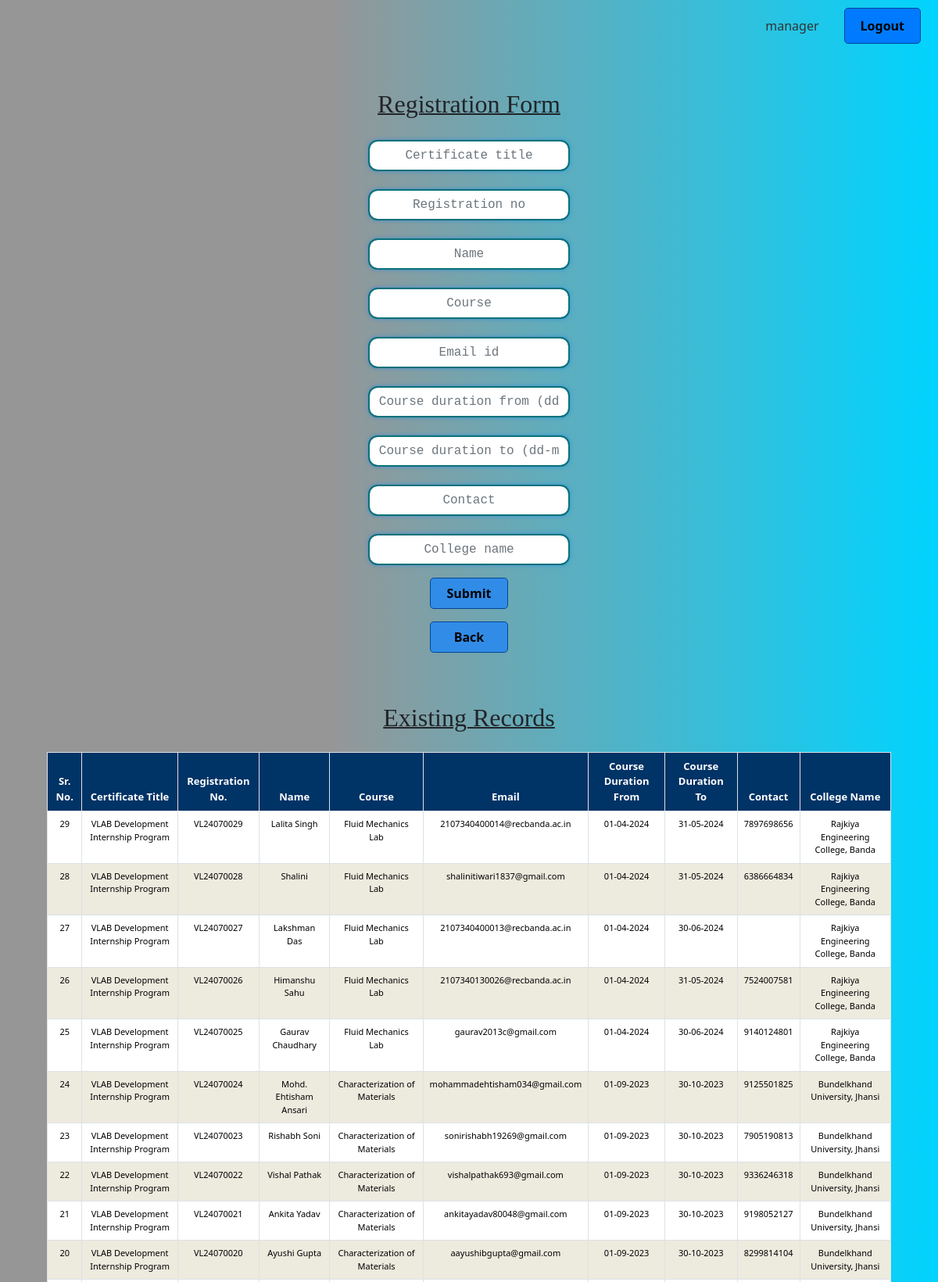
The app's page /certificate_code/login/index_registration.php (signed in, upper part) with its own data.
### tables this page shows
CREATE TABLE `certificate` (
  `sr_no` int(11) NOT NULL,
  `certificate_title` varchar(50) DEFAULT NULL,
  `registration_no` varchar(20) NOT NULL,
  `name` varchar(30) NOT NULL,
  `course` varchar(30) NOT NULL,
  `email` varchar(100) DEFAULT NULL,
  `contact_no` varchar(10) NOT NULL,
  `course_duration_from` varchar(10) NOT NULL,
  `course_duration_to` varchar(10) NOT NULL,
  `college_name` varchar(500) DEFAULT NULL
);

### certificate_code/login/index_registration.php (the view, shortened to what this page needs)
<?php
include('db_connection.php');
$sql = "SELECT
    sr_no,
    certificate_title,
    registration_no,
    name,
    course,
    email,
    DATE_FORMAT(STR_TO_DATE(course_duration_from, '%d-%m-%Y'), '%d-%m-%Y') AS course_duration_from,
    DATE_FORMAT(STR_TO_DATE(course_duration_to, '%d-%m-%Y'), '%d-%m-%Y') AS course_duration_to,
    contact_no,
    college_name
FROM certificate
ORDER BY
sr_no DESC";
$result = mysqli_query($con, $sql);
$certificates = mysqli_fetch_all($result, MYSQLI_ASSOC);
?>
<!DOCTYPE html>
<html lang="en">
<head>
    <link href="https://cdn.jsdelivr.net/npm/bootstrap@5.0.2/dist/css/bootstrap.min.css" rel="stylesheet"
 />
    <link rel="stylesheet" href="styles.css" />
</head>
<body>
    <div class="container-fluid">
    <div class="header-container">
        <div class="user-info"><?php echo  htmlspecialchars($_SESSION['username']); ?></div>
        <button type="submit" id="logout-btn" name="logout-btn">Logout</button>
    </div>
        <h4 class="text-center pt-5 pb-2">Registration Form</h4>
        <form class="mx-auto" action="registration.php" method="POST" onsubmit="return validateDates()">
            <div class="row justify-content-center pt-1">
                <div class="col-md-6 col-lg-4 mb-3">
                    <input type="text" class="form-control input-field" placeholder="Certificate title"
                        id="certificatetitle" name="certificatetitle" required />
                </div>
            </div>
            <div class="row justify-content-center">
                <div class="col-md-6 col-lg-4 mb-3">
                    <input type="text" class="form-control input-field" placeholder="Registration no"
                        id="registration_no" name="registration_no" required />
                </div>
            </div>
            <div class="row justify-content-center">
                <div class="col-md-6 col-lg-4 mb-3">
                    <input type="text" class="form-control input-field" placeholder="Name" id="name" name="name" required />
                </div>
            </div>
            <div class="row justify-content-center">
                <div class="col-md-6 col-lg-4 mb-3">
                    <input type="text" class="form-control input-field" placeholder="Course" id="course"
                        name="course" required />
                </div>
            </div>
            <div class="row justify-content-center">
                <div class="col-md-6 col-lg-4 mb-3">
                    <input type="email" class="form-control input-field" placeholder="Email id" id="email"
                        name="email" required />
                </div>
            </div>
            <div class="row justify-content-center">
                <div class="col-md-6 col-lg-4 mb-3">
                    <input type="text" class="form-control input-field" placeholder="Course duration from (dd-mm-yyyy)"
                        id="duration_from" name="duration_from" required />
                </div>
            </div>
            <div class="row justify-content-center">
                <div class="col-md-6 col-lg-4 mb-3">
                    <input type="text" class="form-control input-field" placeholder="Course duration to (dd-mm-yyyy)"
                        id="duration_to" name="duration_to" required />
                </div>
            </div>
            <div class="row justify-content-center">
                <div class="col-md-6 col-lg-4 mb-3">
                    <input type="text" class="form-control input-field" placeholder="Contact" id="contact"
                        name="contact" required />
                </div>
            </div>
            <div class="row justify-content-center">
                <div class="col-md-6 col-lg-4 mb-3">
                    <input type="text" class="form-control input-field" placeholder="College name" id="college_name"
                        name="college_name" required />
                </div>
            </div>
            <div class="row mx-auto text-center justify-content-center">
                <div class="col-md-6 col-lg-4 d-flex justify-content-center mb-3">
                    <button type="submit" class="btn-submit" name="register_submit">Submit</button>
                </div>
            </div>
            <div class="row mx-auto text-center justify-content-center">
                <div class="col-md-6 col-lg-4 d-flex justify-content-center mb-3">
                    <button type="reset" id="backButton" class="btn-submit" name="register_submit">Back</button>
                </div>
            </div>
        </form>
    </div>
    <h4 class="text-center pt-5 pb-3">Existing Records</h4>
        <div class="table-container">
            <table class="table table-bordered">
                <thead>
                    <tr>
                        <th>Sr. No.</th>
                        <th>Certificate Title</th>
                        <th>Registration No.</th>
                        <th>Name</th>
                        <th>Course</th>
                        <th>Email</th>
                        <th>Course Duration From</th>
                        <th>Course Duration To</th>
                        <th>Contact</th>
                        <th>College Name</th>
                    </tr>
                </thead>
                <tbody>
                    <?php foreach ($certificates as $cert): ?>
                    <tr>
                        <td><?php echo htmlspecialchars($cert['sr_no']); ?></td>
                        <td><?php echo htmlspecialchars($cert['certificate_title']); ?></td>
                        <td><?php echo htmlspecialchars($cert['registration_no']); ?></td>
                        <td><?php echo htmlspecialchars($cert['name']); ?></td>
                        <td><?php echo htmlspecialchars($cert['course']); ?></td>
                        <td><?php echo htmlspecialchars($cert['email']); ?></td>
                        <td><?php echo htmlspecialchars($cert['course_duration_from']); ?></td>
                        <td><?php echo htmlspecialchars($cert['course_duration_to']); ?></td>
                        <td><?php echo htmlspecialchars($cert['contact_no']); ?></td>
                        <td><?php echo htmlspecialchars($cert['college_name']); ?></td>
                    </tr>
                    <?php endforeach; ?>
                </tbody>
            </table>
        </div>
</body>
</html>

### certificate_code/login/styles.css (style rules this page uses)
body { margin: 0; padding: 0; min-height: 100vh; background: rgb(2,0,36); background: linear-gradient(90deg, rgba(150,150,150,1) 0%, rgba(150,150,150,1) 35%, rgba(0,212,255,1) 100%); background-size: cover; background-attachment: fixed; background-repeat: no-repeat; background-position: center; position: relative; }
h4 { font-size: 2rem; text-align: center; font-family: Georgia; text-decoration: underline; text-decoration-thickness: 2px; }
form { width: 70%; background-color:none; border-radius: 15px; line-height: 0.2; }
.input-field { text-align: center; border: 2px solid #097179; box-shadow: 0 0 5px rgba(0, 123, 255, 0.5); border-radius: 12px; font-size: 1rem; font-family: Courier; }
.btn-submit { border-radius: 0.3rem; width: 100px; height: 40px; color: black; background-color: #318CE7; font-weight: 600; border: 1px solid #034694; }
.row.text-center { display: flex; justify-content: center; }
.btn-submit, .backbutton { margin: 0 10px; }
.table-container { max-width: 90%; margin: 0 auto; }
.table { background-color:#87CEFA; color: black; }
.table th { background-color: #003366; color: #fff; }
.table tbody tr:first-child { background-color: #f8f9fa; }
.table tbody tr:nth-child(even) { background-color:#EDEADE; }
.table tbody tr:nth-child(odd) { background-color: #ffffff; }
.table-container th { text-align: center; font-size: small; }
.table-container td { text-align: center; font-size: 11px; }
.header-container { display: flex; justify-content: flex-end; align-items: center; padding: 10px; position: relative; max-width: 1400px; margin: 0 auto; }
#logout-btn { padding: 10px 20px; background-color: #007bff; color: white; border: none; border-radius: 5px; cursor: pointer; border: 1px solid #034694; color: black; font-weight: 600; }
.user-info { font-size: 16px; color: #333; margin-right: 20px; padding: 8px 12px; display: flex; align-items: center; }

### records on screen
certificate: sr_no "29", certificate_title "VLAB Development Internship Program", registration_no "VL24070029", name "Lalita Singh", course "Fluid Mechanics Lab", email "2107340400014@recbanda.ac.in", course_duration_from "01-04-2024", course_duration_to "31-05-2024", contact_no "7897698656", college_name "Rajkiya Engineering College, Banda"
certificate: sr_no "28", certificate_title "VLAB Development Internship Program", registration_no "VL24070028", name "Shalini", course "Fluid Mechanics Lab", email "shalinitiwari1837@gmail.com", course_duration_from "01-04-2024", course_duration_to "31-05-2024", contact_no "6386664834", college_name "Rajkiya Engineering College, Banda"
certificate: sr_no "27", certificate_title "VLAB Development Internship Program", registration_no "VL24070027", name "Lakshman Das", course "Fluid Mechanics Lab", email "2107340400013@recbanda.ac.in", course_duration_from "01-04-2024", course_duration_to "30-06-2024", college_name "Rajkiya Engineering College, Banda"
certificate: sr_no "26", certificate_title "VLAB Development Internship Program", registration_no "VL24070026", name "Himanshu Sahu", course "Fluid Mechanics Lab", email "2107340130026@recbanda.ac.in", course_duration_from "01-04-2024", course_duration_to "31-05-2024", contact_no "7524007581", college_name "Rajkiya Engineering College, Banda"
certificate: sr_no "25", certificate_title "VLAB Development Internship Program", registration_no "VL24070025", name "Gaurav Chaudhary", course "Fluid Mechanics Lab", email "gaurav2013c@gmail.com", course_duration_from "01-04-2024", course_duration_to "30-06-2024", contact_no "9140124801", college_name "Rajkiya Engineering College, Banda"
certificate: sr_no "24", certificate_title "VLAB Development Internship Program", registration_no "VL24070024", name "Mohd. Ehtisham Ansari", course "Characterization of Materials", email "mohammadehtisham034@gmail.com", course_duration_from "01-09-2023", course_duration_to "30-10-2023", contact_no "9125501825", college_name "Bundelkhand University, Jhansi"
certificate: sr_no "23", certificate_title "VLAB Development Internship Program", registration_no "VL24070023", name "Rishabh Soni", course "Characterization of Materials", email "sonirishabh19269@gmail.com", course_duration_from "01-09-2023", course_duration_to "30-10-2023", contact_no "7905190813", college_name "Bundelkhand University, Jhansi"
certificate: sr_no "22", certificate_title "VLAB Development Internship Program", registration_no "VL24070022", name "Vishal Pathak", course "Characterization of Materials", email "vishalpathak693@gmail.com", course_duration_from "01-09-2023", course_duration_to "30-10-2023", contact_no "9336246318", college_name "Bundelkhand University, Jhansi"
certificate: sr_no "21", certificate_title "VLAB Development Internship Program", registration_no "VL24070021", name "Ankita Yadav", course "Characterization of Materials", email "ankitayadav80048@gmail.com", course_duration_from "01-09-2023", course_duration_to "30-10-2023", contact_no "9198052127", college_name "Bundelkhand University, Jhansi"
certificate: sr_no "20", certificate_title "VLAB Development Internship Program", registration_no "VL24070020", name "Ayushi Gupta", course "Characterization of Materials", email "aayushibgupta@gmail.com", course_duration_from "01-09-2023", course_duration_to "30-10-2023", contact_no "8299814104", college_name "Bundelkhand University, Jhansi"

### other values on screen
$_SESSION['username'] "manager"
